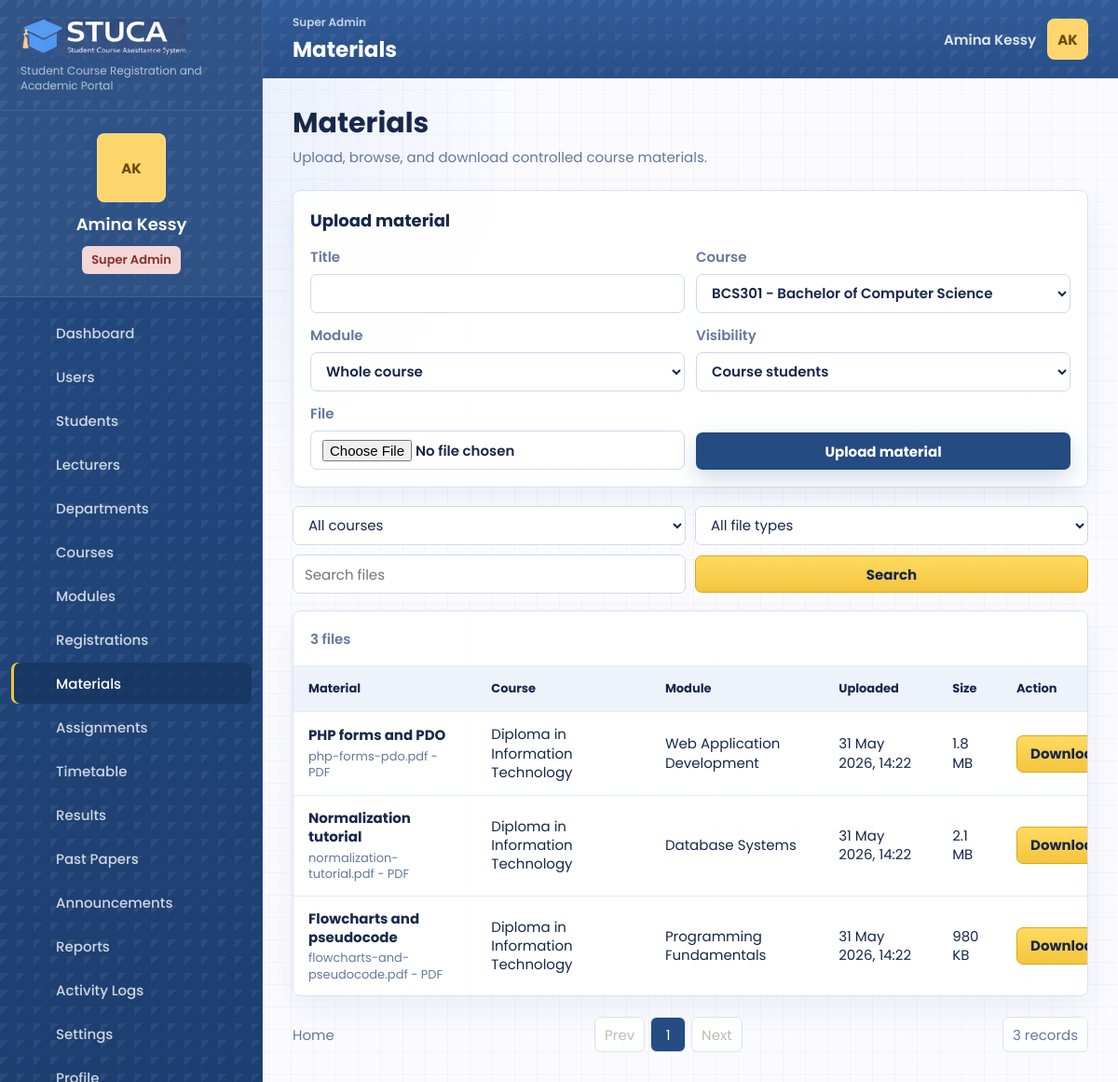
The app's page /materials.php (signed in) with its own data.
### tables this page shows
CREATE TABLE users (
    id INT UNSIGNED AUTO_INCREMENT PRIMARY KEY,
    role_id INT UNSIGNED NOT NULL,
    department_id INT UNSIGNED NULL,
    name VARCHAR(140) NOT NULL,
    email VARCHAR(190) NOT NULL UNIQUE,
    password_hash VARCHAR(255) NOT NULL,
    status ENUM('active', 'suspended') NOT NULL DEFAULT 'active',
    student_number VARCHAR(60) NULL UNIQUE,
    staff_number VARCHAR(60) NULL UNIQUE,
    phone VARCHAR(40) NULL,
    program VARCHAR(160) NULL,
    class_group VARCHAR(80) NULL,
    created_at TIMESTAMP DEFAULT CURRENT_TIMESTAMP,
    updated_at TIMESTAMP DEFAULT CURRENT_TIMESTAMP ON UPDATE CURRENT_TIMESTAMP,
    INDEX idx_users_role (role_id),
    INDEX idx_users_department (department_id),
    INDEX idx_users_status (status),
    CONSTRAINT fk_users_role FOREIGN KEY (role_id) REFERENCES roles(id),
    CONSTRAINT fk_users_department FOREIGN KEY (department_id) REFERENCES departments(id) ON DELETE SET NULL
);

CREATE TABLE modules (
    id INT UNSIGNED AUTO_INCREMENT PRIMARY KEY,
    course_id INT UNSIGNED NOT NULL,
    semester_id INT UNSIGNED NULL,
    code VARCHAR(40) NOT NULL UNIQUE,
    title VARCHAR(190) NOT NULL,
    description TEXT NULL,
    credits TINYINT UNSIGNED NOT NULL DEFAULT 3,
    created_at TIMESTAMP DEFAULT CURRENT_TIMESTAMP,
    updated_at TIMESTAMP DEFAULT CURRENT_TIMESTAMP ON UPDATE CURRENT_TIMESTAMP,
    INDEX idx_modules_course (course_id),
    INDEX idx_modules_semester (semester_id),
    CONSTRAINT fk_modules_course FOREIGN KEY (course_id) REFERENCES courses(id) ON DELETE CASCADE,
    CONSTRAINT fk_modules_semester FOREIGN KEY (semester_id) REFERENCES semesters(id) ON DELETE SET NULL
);

CREATE TABLE materials (
    id INT UNSIGNED AUTO_INCREMENT PRIMARY KEY,
    course_id INT UNSIGNED NOT NULL,
    module_id INT UNSIGNED NULL,
    uploaded_by INT UNSIGNED NULL,
    title VARCHAR(190) NOT NULL,
    file_name VARCHAR(190) NOT NULL,
    file_path VARCHAR(255) NOT NULL,
    file_size VARCHAR(40) NOT NULL,
    file_type VARCHAR(20) NOT NULL,
    visibility ENUM('course', 'public') NOT NULL DEFAULT 'course',
    created_at TIMESTAMP DEFAULT CURRENT_TIMESTAMP,
    updated_at TIMESTAMP DEFAULT CURRENT_TIMESTAMP ON UPDATE CURRENT_TIMESTAMP,
    INDEX idx_materials_course (course_id),
    INDEX idx_materials_module (module_id),
    INDEX idx_materials_type (file_type),
    CONSTRAINT fk_materials_course FOREIGN KEY (course_id) REFERENCES courses(id) ON DELETE CASCADE,
    CONSTRAINT fk_materials_module FOREIGN KEY (module_id) REFERENCES modules(id) ON DELETE SET NULL,
    CONSTRAINT fk_materials_uploader FOREIGN KEY (uploaded_by) REFERENCES users(id) ON DELETE SET NULL
);

CREATE TABLE courses (
    id INT UNSIGNED AUTO_INCREMENT PRIMARY KEY,
    department_id INT UNSIGNED NULL,
    code VARCHAR(40) NOT NULL UNIQUE,
    title VARCHAR(190) NOT NULL,
    description TEXT NULL,
    level VARCHAR(80) NULL,
    credits SMALLINT UNSIGNED NOT NULL DEFAULT 3,
    status ENUM('active', 'archived') NOT NULL DEFAULT 'active',
    created_at TIMESTAMP DEFAULT CURRENT_TIMESTAMP,
    updated_at TIMESTAMP DEFAULT CURRENT_TIMESTAMP ON UPDATE CURRENT_TIMESTAMP,
    INDEX idx_courses_department (department_id),
    INDEX idx_courses_status (status),
    CONSTRAINT fk_courses_department FOREIGN KEY (department_id) REFERENCES departments(id) ON DELETE SET NULL
);

### public/materials.php (the view, shortened to what the rows shown need)
<?php
require dirname(__DIR__) . '/app/bootstrap.php';
$repo = repository();
$user = current_user();
$modules = $repo->getModuleOptions();
$filters = [
    'course_id' => request_value('course_id'),
    'file_type' => request_value('file_type'),
    'search' => request_value('search'),
];
$materials = $repo->getMaterials($filters, $user);
$pagination = paginate($materials, (int) request_value('page', '1'), app_config('items_per_page'));
page_start('Materials', 'materials');
?>
<section class="page-title-row">
    <div>
        <h2>Materials</h2>
    </div>
</section>
<?php if (can_upload_teaching_files($user['role'])): ?>
<section class="panel compact">
    <div class="panel-heading"><h2>Upload material</h2></div>
</section>
<?php endif; ?>
<section class="panel table-panel">
    <div class="table-actions">
        <span><?= e($pagination['total']) ?> files</span>
    </div>
    <div class="responsive-table">
        <table>
            <thead>
                <tr>
                    <th>Material</th>
                    <th>Course</th>
                    <th>Module</th>
                    <th>Uploaded</th>
                    <th>Size</th>
                    <th>Action</th>
                </tr>
            </thead>
            <tbody>
                <?php foreach ($pagination['items'] as $material): ?>
                    <tr>
                        <td><strong><?= e($material['title'] ?? $material['file_name']) ?></strong><span><?= e($material['file_name']) ?> - <?= e($material['file_type']) ?></span></td>
                        <td><?= e($material['course_title']) ?></td>
                        <td><?= e($material['module_name'] ?: 'Whole course') ?></td>
                        <td><?= e(display_datetime($material['date_uploaded'] ?? '')) ?></td>
                        <td><?= e($material['file_size']) ?></td>
                        <td><a class="button yellow" href="<?= e($material['file_path'] ?? '#') ?>" download>Download</a></td>
                    </tr>
                <?php endforeach; ?>
            </tbody>
        </table>
    </div>
</section>
<?php
pagination_controls($pagination);
page_end();

### app/includes/layout.php (shortened to what the rows shown need)
<?php
function page_start(string $title, string $active): void
{
    $user = current_user();
    if ($user && !empty($user['email'])) {
        $freshUser = repository()->findUserByEmail($user['email']);
        if ($freshUser) {
            unset($freshUser['password_hash']);
            $user = $freshUser;
        }
    }
    $displayName = $user['name'] ?? 'Guest';
    $role = role_label($user['role'] ?? null);
    ?>
    <!doctype html>
    <html lang="en">
    <head>
        <link rel="stylesheet" href="assets/css/styles.css?v=20260601-workflow">
    </head>
    <body class="page-<?= e($active) ?>">
        <aside class="sidebar" id="sidebar">
            <div class="profile-card">
                <div class="avatar-initials"><?= e(initials($displayName)) ?></div>
                <strong><?= e($displayName) ?></strong>
                <span class="role-pill <?= e(role_badge_class($user['role'] ?? null)) ?>"><?= e($role) ?></span>
            </div>
        </aside>
        <div class="app-shell">
            <header class="topbar">
                <div>
                    <h1><?= e($title) ?></h1>
                </div>
                <div class="topbar-user">
                    <span class="topbar-name"><?= e($displayName) ?></span>
                    <a class="avatar-initials tiny" href="profile.php" aria-label="Open profile"><?= e(initials($displayName)) ?></a>
                </div>
            </header>
            <main class="content" id="content">
    <?php
}
function page_end(): void
{
    ?>
            </main>
        </div>
    </body>
    </html>
    <?php
}
function pagination_controls(array $pagination): void
{
    $page = $pagination['page'];
    $pages = $pagination['pages'];
    ?>
    <div class="pagination">
        <a class="home-link" href="dashboard.php">Home</a>
        <div class="page-links">
            <a class="<?= $page <= 1 ? 'disabled' : '' ?>" href="?<?= e(build_query(['page' => max(1, $page - 1)])) ?>">Prev</a>
            <?php for ($i = 1; $i <= $pages; $i++): ?>
                <a class="<?= $page === $i ? 'current' : '' ?>" href="?<?= e(build_query(['page' => $i])) ?>"><?= e($i) ?></a>
            <?php endfor; ?>
            <a class="<?= $page >= $pages ? 'disabled' : '' ?>" href="?<?= e(build_query(['page' => min($pages, $page + 1)])) ?>">Next</a>
        </div>
        <span><?= e((string) $pagination['total']) ?> records</span>
    </div>
    <?php
}
    ?>

### records on screen
users: name "AK", name "Amina Kessy"
modules: id "3"
materials: title "PHP forms and PDO", file_name "php-forms-pdo.pdf", file_type "PDF", course.title "Diploma in Information Technology", module.title "Web Application Development", created_at "31 May 2026, 14:22", file_size "1.8 MB"
materials: title "Normalization tutorial", file_name "normalization-tutorial.pdf", file_type "PDF", course.title "Diploma in Information Technology", module.title "Database Systems", created_at "31 May 2026, 14:22", file_size "2.1 MB"
materials: title "Flowcharts and pseudocode", file_name "flowcharts-and-pseudocode.pdf", file_type "PDF", course.title "Diploma in Information Technology", module.title "Programming Fundamentals", created_at "31 May 2026, 14:22", file_size "980 KB"

### other values on screen
$config['app_subtitle'] "Student Course Registration and Academic Portal"
$role "Super Admin"
$item['label'] "Dashboard"
$item['label'] "Users"
$item['label'] "Students"
$item['label'] "Lecturers"
$item['label'] "Departments"
$item['label'] "Courses"
$item['label'] "Modules"
$item['label'] "Registrations"
$item['label'] "Materials"
$item['label'] "Assignments"
$item['label'] "Timetable"
$item['label'] "Results"
$item['label'] "Past Papers"
